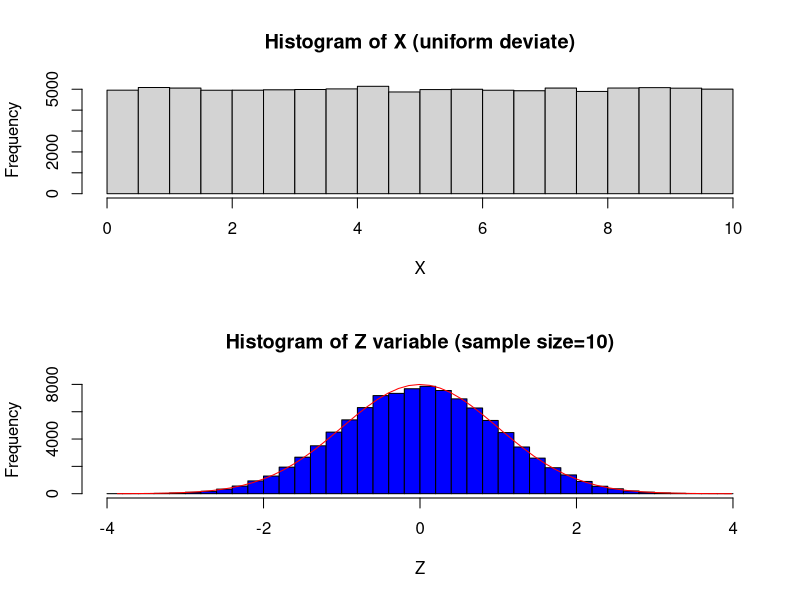

Generate this figure with R:
####  Applying central limit theorem to Uniform distribution

# For Uniform distribution from min to max,

##  P(x) = 1/(max-min) in the range [min,max]
##       = 0  (outside this range)

## Let min=0, max=10

##  population mean = mu = integral from min to max of ( x * P(x) dx)

##                       = integral from 0 to of(x* (1/(max-min)) dx ) 
##                       = 5

##  population variance = sigmasqure = integral from min to max of ( (x-mu)^2 * P(x) dx )
##                                   = integral from 0 to 10 of ( (x-5)^2 * (1/10) dx )
##                                   = sqrt(25/3) =  2.886                                


####

par(mfrow = c(2,1))

## mean and sd of uniform distribution in [0,10], 
#computed as above.
mu = 5  ## 

sigma = sqrt(25/3)  

## plotting the histogram of uniform deviates between [0,10]
X = runif(100000, min=0, max=10)

hist(X, breaks=30, main="Histogram of X (uniform deviate)" )



## randomly drawing 50 data points from uniform 
#distribution in [0,10]
n = 10

Z = c()

## computing the Z variable vector for 
#100000 data sets of size 50 each.
for( i in 1:100000) {
  
  y = runif(n, min=0, max=10)
  
  z = (mean(y) - mu)/(sigma/sqrt(n))
  
  Z = c(Z,z)
  
}

## plotting the histogram of Z variable.
h = hist(Z, breaks = 30, col="blue", 
         main="Histogram of Z variable (sample size=10)")

## draw a Gaussian curve 
xfit<-seq(min(Z),max(Z),length=60) 
yfit<-dnorm(xfit,mean=mean(Z),sd=sd(Z)) 
yfit <- yfit*diff(h$mids[1:2])*length(Z) 
lines(xfit, yfit, col="red", lwd=1)